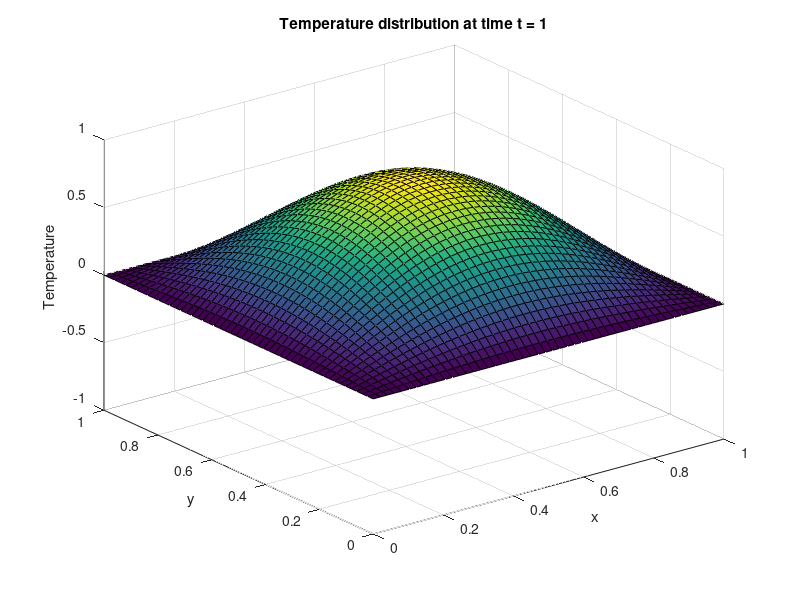

Write MATLAB code to recreate this figure.
% Parameters
Lx = 1;  % Length of the domain in x-direction
Ly = 1;  % Length of the domain in y-direction
Nx = 50; % Number of grid points in x-direction
Ny = 50; % Number of grid points in y-direction
T = 1;   % Total time
Nt = 100; % Number of time steps
alpha = 0.01; % Thermal diffusivity

% Grid spacing
dx = Lx / Nx;
dy = Ly / Ny;
dt = T / Nt;

% Create grid
x = linspace(0, Lx, Nx);
y = linspace(0, Ly, Ny);
[X, Y] = meshgrid(x, y);

% Initial condition
u0 = sin(pi*X) .* sin(pi*Y);

% Boundary conditions
leftBC = zeros(Ny, 1); % u(0, y, t) = 0
rightBC = zeros(Ny, 1); % u(Lx, y, t) = 0
topBC = zeros(1, Nx); % u(x, Ly, t) = 0
bottomBC = zeros(1, Nx); % u(x, 0, t) = 0

% Initialize solution matrix
u = zeros(Ny, Nx, Nt+1);
u(:,:,1) = u0;

% Finite difference scheme
for n = 1:Nt
    for i = 2:Nx-1
        for j = 2:Ny-1
            u(j, i, n+1) = u(j, i, n) + alpha * dt * ((u(j, i+1, n) - 2*u(j, i, n) + u(j, i-1, n)) / dx^2 + (u(j+1, i, n) - 2*u(j, i, n) + u(j-1, i, n)) / dy^2);
        end
    end

    % Apply boundary conditions
    u(:,1,n+1) = leftBC;
    u(:,end,n+1) = rightBC;
    u(1,:,n+1) = bottomBC;
    u(end,:,n+1) = topBC;
end

% Plotting
figure;
for i = 1:Nt+1
    surf(x, y, u(:,:,i));
    title(['Temperature distribution at time t = ', num2str((i-1)*dt)]);
    xlabel('x');
    ylabel('y');
    zlabel('Temperature');
    axis([0 Lx 0 Ly -1 1]); % Adjust axis limits if necessary
    pause(0.1); % Pause to display animation
end
